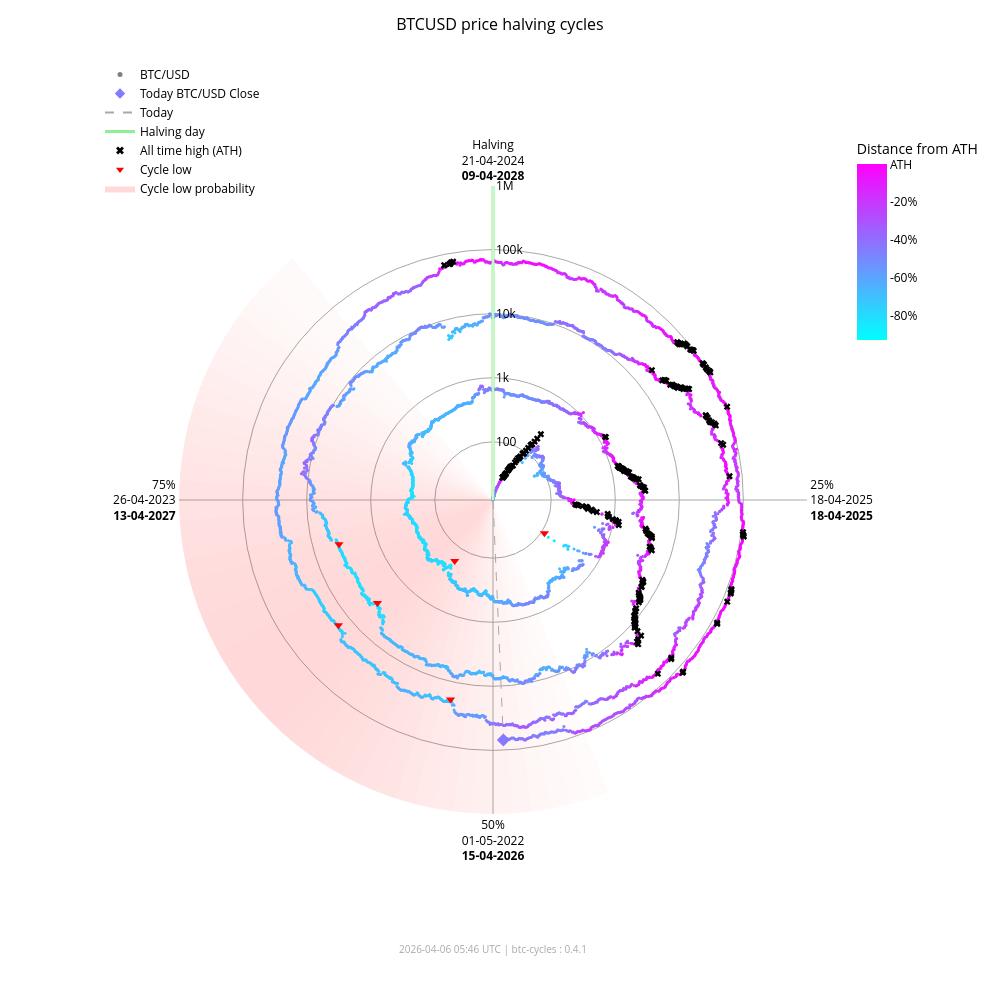

The cell this chart's notebook holds for it:
### Markdown cell above
### Interactive chart (plotly)

### Code cell
fig_interactive = btc.plot(
    kind="interactive",
    from_date="2012-11-28",
)
# plotly config for interactivity
config = {"scrollZoom": True, "displayModeBar": True}
# display in notebook
fig_interactive.show(config=config)

### Figure 1 — Plotly figure (JSON) as saved in the notebook; plotly's stock layout.template omitted (floating-point values rounded to 4 significant figures; data arrays with more than 128 entries replaced by an {"elided": "..."} marker saying what was removed)
{"data": [{"fill": "toself", "fillcolor": "rgba(255,0,0,0.017168280509461755)", "hoverinfo": "skip", "line": {"width": 0}, "mode": "lines", "r": [12.35, 1000000, 1000000, 12.35, 12.35], "showlegend": false, "theta": [158.4, 158.4, 162.0, 162.0, 158.4], "type": "scatterpolar"}, {"fill": "toself", "fillcolor": "rgba(255,0,0,0.022114794501891175)", "hoverinfo": "skip", "line": {"width": 0}, "mode": "lines", "r": [12.35, 1000000, 1000000, 12.35, 12.35], "showlegend": false, "theta": [162.0, 162.0, 165.6, 165.6, 162.0], "type": "scatterpolar"}, {"fill": "toself", "fillcolor": "rgba(255,0,0,0.02790404259511669)", "hoverinfo": "skip", "line": {"width": 0}, "mode": "lines", "r": [12.35, 1000000, 1000000, 12.35, 12.35], "showlegend": false, "theta": [165.6, 165.6, 169.2, 169.2, 165.6], "type": "scatterpolar"}, {"fill": "toself", "fillcolor": "rgba(255,0,0,0.034518294852420334)", "hoverinfo": "skip", "line": {"width": 0}, "mode": "lines", "r": [12.35, 1000000, 1000000, 12.35, 12.35], "showlegend": false, "theta": [169.2, 169.2, 172.8, 172.8, 169.2], "type": "scatterpolar"}, {"fill": "toself", "fillcolor": "rgba(255,0,0,0.041901979682821514)", "hoverinfo": "skip", "line": {"width": 0}, "mode": "lines", "r": [12.35, 1000000, 1000000, 12.35, 12.35], "showlegend": false, "theta": [172.8, 172.8, 176.4, 176.4, 172.8], "type": "scatterpolar"}, {"fill": "toself", "fillcolor": "rgba(255,0,0,0.04996405861294358)", "hoverinfo": "skip", "line": {"width": 0}, "mode": "lines", "r": [12.35, 1000000, 1000000, 12.35, 12.35], "showlegend": false, "theta": [176.4, 176.4, 180.0, 180.0, 176.4], "type": "scatterpolar"}, {"fill": "toself", "fillcolor": "rgba(255,0,0,0.05858349692240514)", "hoverinfo": "skip", "line": {"width": 0}, "mode": "lines", "r": [12.35, 1000000, 1000000, 12.35, 12.35], "showlegend": false, "theta": [180.0, 180.0, 183.6, 183.6, 180.0], "type": "scatterpolar"}, {"fill": "toself", "fillcolor": "rgba(255,0,0,0.06761662035375064)", "hoverinfo": "skip", "line": {"width": 0}, "mode": "lines", "r": [12.35, 1000000, 1000000, 12.35, 12.35], "showlegend": false, "theta": [183.6, 183.6, 187.2, 187.2, 183.6], "type": "scatterpolar"}, {"fill": "toself", "fillcolor": "rgba(255,0,0,0.07690481219944661)", "hoverinfo": "skip", "line": {"width": 0}, "mode": "lines", "r": [12.35, 1000000, 1000000, 12.35, 12.35], "showlegend": false, "theta": [187.2, 187.2, 190.8, 190.8, 187.2], "type": "scatterpolar"}, {"fill": "toself", "fillcolor": "rgba(255,0,0,0.08628112000611096)", "hoverinfo": "skip", "line": {"width": 0}, "mode": "lines", "r": [12.35, 1000000, 1000000, 12.35, 12.35], "showlegend": false, "theta": [190.8, 190.8, 194.4, 194.4, 190.8], "type": "scatterpolar"}, {"fill": "toself", "fillcolor": "rgba(255,0,0,0.09557490841018089)", "hoverinfo": "skip", "line": {"width": 0}, "mode": "lines", "r": [12.35, 1000000, 1000000, 12.35, 12.35], "showlegend": false, "theta": [194.4, 194.4, 198.0, 198.0, 194.4], "type": "scatterpolar"}, {"fill": "toself", "fillcolor": "rgba(255,0,0,0.10461455782963762)", "hoverinfo": "skip", "line": {"width": 0}, "mode": "lines", "r": [12.35, 1000000, 1000000, 12.35, 12.35], "showlegend": false, "theta": [198.0, 198.0, 201.6, 201.6, 198.0], "type": "scatterpolar"}, {"fill": "toself", "fillcolor": "rgba(255,0,0,0.11322908719652829)", "hoverinfo": "skip", "line": {"width": 0}, "mode": "lines", "r": [12.35, 1000000, 1000000, 12.35, 12.35], "showlegend": false, "theta": [201.6, 201.6, 205.2, 205.2, 201.6], "type": "scatterpolar"}, {"fill": "toself", "fillcolor": "rgba(255,0,0,0.12125015337052986)", "hoverinfo": "skip", "line": {"width": 0}, "mode": "lines", "r": [12.35, 1000000, 1000000, 12.35, 12.35], "showlegend": false, "theta": [205.2, 205.2, 208.8, 208.8, 205.2], "type": "scatterpolar"}, {"fill": "toself", "fillcolor": "rgba(255,0,0,0.12851590515331976)", "hoverinfo": "skip", "line": {"width": 0}, "mode": "lines", "r": [12.35, 1000000, 1000000, 12.35, 12.35], "showlegend": false, "theta": [208.8, 208.8, 212.4, 212.4, 208.8], "type": "scatterpolar"}, {"fill": "toself", "fillcolor": "rgba(255,0,0,0.13487757461161184)", "hoverinfo": "skip", "line": {"width": 0}, "mode": "lines", "r": [12.35, 1000000, 1000000, 12.35, 12.35], "showlegend": false, "theta": [212.4, 212.4, 216.0, 216.0, 212.4], "type": "scatterpolar"}, {"fill": "toself", "fillcolor": "rgba(255,0,0,0.14020862181849592)", "hoverinfo": "skip", "line": {"width": 0}, "mode": "lines", "r": [12.35, 1000000, 1000000, 12.35, 12.35], "showlegend": false, "theta": [216.0, 216.0, 219.6, 219.6, 216.0], "type": "scatterpolar"}, {"fill": "toself", "fillcolor": "rgba(255,0,0,0.14441504950654527)", "hoverinfo": "skip", "line": {"width": 0}, "mode": "lines", "r": [12.35, 1000000, 1000000, 12.35, 12.35], "showlegend": false, "theta": [219.6, 219.6, 223.2, 223.2, 219.6], "type": "scatterpolar"}, {"fill": "toself", "fillcolor": "rgba(255,0,0,0.14744459351271713)", "hoverinfo": "skip", "line": {"width": 0}, "mode": "lines", "r": [12.35, 1000000, 1000000, 12.35, 12.35], "showlegend": false, "theta": [223.2, 223.2, 226.8, 226.8, 223.2], "type": "scatterpolar"}, {"fill": "toself", "fillcolor": "rgba(255,0,0,0.14929223192296423)", "hoverinfo": "skip", "line": {"width": 0}, "mode": "lines", "r": [12.35, 1000000, 1000000, 12.35, 12.35], "showlegend": false, "theta": [226.8, 226.8, 230.4, 230.4, 226.8], "type": "scatterpolar"}, {"fill": "toself", "fillcolor": "rgba(255,0,0,0.15)", "hoverinfo": "skip", "line": {"width": 0}, "mode": "lines", "r": [12.35, 1000000, 1000000, 12.35, 12.35], "showlegend": false, "theta": [230.4, 230.4, 234.0, 234.0, 230.4], "type": "scatterpolar"}, {"fill": "toself", "fillcolor": "rgba(255,0,0,0.14965033825231114)", "hoverinfo": "skip", "line": {"width": 0}, "mode": "lines", "r": [12.35, 1000000, 1000000, 12.35, 12.35], "showlegend": false, "theta": [234.0, 234.0, 237.6, 237.6, 234.0], "type": "scatterpolar"}, {"fill": "toself", "fillcolor": "rgba(255,0,0,0.14835378057909807)", "hoverinfo": "skip", "line": {"width": 0}, "mode": "lines", "r": [12.35, 1000000, 1000000, 12.35, 12.35], "showlegend": false, "theta": [237.6, 237.6, 241.2, 241.2, 237.6], "type": "scatterpolar"}, {"fill": "toself", "fillcolor": "rgba(255,0,0,0.14623322283554635)", "hoverinfo": "skip", "line": {"width": 0}, "mode": "lines", "r": [12.35, 1000000, 1000000, 12.35, 12.35], "showlegend": false, "theta": [241.2, 241.2, 244.8, 244.8, 241.2], "type": "scatterpolar"}, {"fill": "toself", "fillcolor": "rgba(255,0,0,0.1434078538226231)", "hoverinfo": "skip", "line": {"width": 0}, "mode": "lines", "r": [12.35, 1000000, 1000000, 12.35, 12.35], "showlegend": false, "theta": [244.8, 244.8, 248.4, 248.4, 244.8], "type": "scatterpolar"}, {"fill": "toself", "fillcolor": "rgba(255,0,0,0.13997983179373427)", "hoverinfo": "skip", "line": {"width": 0}, "mode": "lines", "r": [12.35, 1000000, 1000000, 12.35, 12.35], "showlegend": false, "theta": [248.4, 248.4, 252.0, 252.0, 248.4], "type": "scatterpolar"}, {"fill": "toself", "fillcolor": "rgba(255,0,0,0.13602598258454268)", "hoverinfo": "skip", "line": {"width": 0}, "mode": "lines", "r": [12.35, 1000000, 1000000, 12.35, 12.35], "showlegend": false, "theta": [252.0, 252.0, 255.6, 255.6, 252.0], "type": "scatterpolar"}, {"fill": "toself", "fillcolor": "rgba(255,0,0,0.13159547355344953)", "hoverinfo": "skip", "line": {"width": 0}, "mode": "lines", "r": [12.35, 1000000, 1000000, 12.35, 12.35], "showlegend": false, "theta": [255.6, 255.6, 259.2, 259.2, 255.6], "type": "scatterpolar"}, {"fill": "toself", "fillcolor": "rgba(255,0,0,0.12671301775492697)", "hoverinfo": "skip", "line": {"width": 0}, "mode": "lines", "r": [12.35, 1000000, 1000000, 12.35, 12.35], "showlegend": false, "theta": [259.2, 259.2, 262.8, 262.8, 259.2], "type": "scatterpolar"}, {"fill": "toself", "fillcolor": "rgba(255,0,0,0.12138610149219965)", "hoverinfo": "skip", "line": {"width": 0}, "mode": "lines", "r": [12.35, 1000000, 1000000, 12.35, 12.35], "showlegend": false, "theta": [262.8, 262.8, 266.4, 266.4, 262.8], "type": "scatterpolar"}, {"fill": "toself", "fillcolor": "rgba(255,0,0,0.1156142551644921)", "hoverinfo": "skip", "line": {"width": 0}, "mode": "lines", "r": [12.35, 1000000, 1000000, 12.35, 12.35], "showlegend": false, "theta": [266.4, 266.4, 270.0, 270.0, 266.4], "type": "scatterpolar"}, {"fill": "toself", "fillcolor": "rgba(255,0,0,0.10939851441251548)", "hoverinfo": "skip", "line": {"width": 0}, "mode": "lines", "r": [12.35, 1000000, 1000000, 12.35, 12.35], "showlegend": false, "theta": [270.0, 270.0, 273.6, 273.6, 270.0], "type": "scatterpolar"}, {"fill": "toself", "fillcolor": "rgba(255,0,0,0.10274974912946185)", "hoverinfo": "skip", "line": {"width": 0}, "mode": "lines", "r": [12.35, 1000000, 1000000, 12.35, 12.35], "showlegend": false, "theta": [273.6, 273.6, 277.2, 277.2, 273.6], "type": "scatterpolar"}, {"fill": "toself", "fillcolor": "rgba(255,0,0,0.09569517349791425)", "hoverinfo": "skip", "line": {"width": 0}, "mode": "lines", "r": [12.35, 1000000, 1000000, 12.35, 12.35], "showlegend": false, "theta": [277.2, 277.2, 280.8, 280.8, 277.2], "type": "scatterpolar"}, {"fill": "toself", "fillcolor": "rgba(255,0,0,0.08828282625646727)", "hoverinfo": "skip", "line": {"width": 0}, "mode": "lines", "r": [12.35, 1000000, 1000000, 12.35, 12.35], "showlegend": false, "theta": [280.8, 280.8, 284.4, 284.4, 280.8], "type": "scatterpolar"}, {"fill": "toself", "fillcolor": "rgba(255,0,0,0.08058400018765345)", "hoverinfo": "skip", "line": {"width": 0}, "mode": "lines", "r": [12.35, 1000000, 1000000, 12.35, 12.35], "showlegend": false, "theta": [284.4, 284.4, 288.0, 288.0, 284.4], "type": "scatterpolar"}, {"fill": "toself", "fillcolor": "rgba(255,0,0,0.07269354608292704)", "hoverinfo": "skip", "line": {"width": 0}, "mode": "lines", "r": [12.35, 1000000, 1000000, 12.35, 12.35], "showlegend": false, "theta": [288.0, 288.0, 291.6, 291.6, 288.0], "type": "scatterpolar"}, {"fill": "toself", "fillcolor": "rgba(255,0,0,0.06472784449068783)", "hoverinfo": "skip", "line": {"width": 0}, "mode": "lines", "r": [12.35, 1000000, 1000000, 12.35, 12.35], "showlegend": false, "theta": [291.6, 291.6, 295.2, 295.2, 291.6], "type": "scatterpolar"}, {"fill": "toself", "fillcolor": "rgba(255,0,0,0.05682021976743955)", "hoverinfo": "skip", "line": {"width": 0}, "mode": "lines", "r": [12.35, 1000000, 1000000, 12.35, 12.35], "showlegend": false, "theta": [295.2, 295.2, 298.8, 298.8, 295.2], "type": "scatterpolar"}, {"fill": "toself", "fillcolor": "rgba(255,0,0,0.04911378436707333)", "hoverinfo": "skip", "line": {"width": 0}, "mode": "lines", "r": [12.35, 1000000, 1000000, 12.35, 12.35], "showlegend": false, "theta": [298.8, 298.8, 302.4, 302.4, 298.8], "type": "scatterpolar"}, {"fill": "toself", "fillcolor": "rgba(255,0,0,0.04175213714896469)", "hoverinfo": "skip", "line": {"width": 0}, "mode": "lines", "r": [12.35, 1000000, 1000000, 12.35, 12.35], "showlegend": false, "theta": [302.4, 302.4, 306.0, 306.0, 302.4], "type": "scatterpolar"}, {"fill": "toself", "fillcolor": "rgba(255,0,0,0.034868865657538876)", "hoverinfo": "skip", "line": {"width": 0}, "mode": "lines", "r": [12.35, 1000000, 1000000, 12.35, 12.35], "showlegend": false, "theta": [306.0, 306.0, 309.6, 309.6, 306.0], "type": "scatterpolar"}, {"fill": "toself", "fillcolor": "rgba(255,0,0,0.02857722515334582)", "hoverinfo": "skip", "line": {"width": 0}, "mode": "lines", "r": [12.35, 1000000, 1000000, 12.35, 12.35], "showlegend": false, "theta": [309.6, 309.6, 313.2, 313.2, 309.6], "type": "scatterpolar"}, {"fill": "toself", "fillcolor": "rgba(255,0,0,0.022961515313555197)", "hoverinfo": "skip", "line": {"width": 0}, "mode": "lines", "r": [12.35, 1000000, 1000000, 12.35, 12.35], "showlegend": false, "theta": [313.2, 313.2, 316.8, 316.8, 313.2], "type": "scatterpolar"}, {"fill": "toself", "fillcolor": "rgba(255,0,0,0.01807146942917362)", "hoverinfo": "skip", "line": {"width": 0}, "mode": "lines", "r": [12.35, 1000000, 1000000, 12.35, 12.35], "showlegend": false, "theta": [316.8, 316.8, 320.4, 320.4, 316.8], "type": "scatterpolar"}, {"hoverinfo": "text", "marker": {"color": {"elided": "4878 str values"}, "size": 3}, "mode": "markers", "r": {"elided": "4878 float values"}, "showlegend": false, "text": {"elided": "4878 str values"}, "theta": {"elided": "4878 float values"}, "type": "scatterpolar"}, {"hoverinfo": "skip", "line": {"color": "lightgreen", "width": 3}, "mode": "lines", "r": [12.35, 1000000], "showlegend": false, "theta": [0, 0], "type": "scatterpolar"}, {"hoverinfo": "skip", "line": {"color": "darkgrey", "dash": "dash", "width": 1}, "mode": "lines", "r": [12.35, 69210.0], "showlegend": false, "theta": [177.5, 177.5], "type": "scatterpolar"}, {"hoverinfo": "text", "marker": {"color": "#857aff", "size": 10, "symbol": "diamond"}, "mode": "markers", "r": [69210.0], "showlegend": false, "text": ["Today<br>Date: 2026-04-06<br>Price: $69,210.47"], "theta": [177.5], "type": "scatterpolar"}, {"hoverinfo": "text", "marker": {"color": "black", "size": 6, "symbol": "x"}, "mode": "markers", "r": {"elided": "195 float values"}, "showlegend": false, "text": {"elided": "195 str values"}, "theta": {"elided": "195 float values"}, "type": "scatterpolar"}, {"hoverinfo": "text", "marker": {"color": "red", "size": 8, "symbol": "triangle-down"}, "mode": "markers", "r": [111.6, 164.9, 3233.0, 3925.0, 18950.0, 15760.0], "showlegend": false, "text": ["Cycle Low<br>Date: 2014-02-21<br>Price: $111.56<br>ATH distance: -91.0%", "Cycle Low<br>Date: 2015-01-14<br>Price: $164.92<br>ATH distance: -86.7%", "Cycle Low<br>Date: 2018-12-15<br>Price: $3,232.51<br>ATH distance: -83.3%", "Cycle Low<br>Date: 2019-03-25<br>Price: $3,924.55<br>ATH distance: -79.7%", "Cycle Low<br>Date: 2022-06-18<br>Price: $18,954.25<br>ATH distance: -71.9%", "Cycle Low<br>Date: 2022-11-21<br>Price: $15,760.19<br>ATH distance: -76.7%"], "theta": [122.8, 212.1, 228.3, 254.0, 192.0, 231.0], "type": "scatterpolar"}, {"marker": {"color": "grey", "size": 5}, "mode": "markers", "name": "BTC/USD", "r": [null], "theta": [null], "type": "scatterpolar"}, {"marker": {"color": "#857aff", "size": 8, "symbol": "diamond"}, "mode": "markers", "name": "Today BTC/USD Close", "r": [null], "theta": [null], "type": "scatterpolar"}, {"line": {"color": "darkgrey", "dash": "dash"}, "mode": "lines", "name": "Today", "r": [null], "theta": [null], "type": "scatterpolar"}, {"line": {"color": "lightgreen", "width": 3}, "mode": "lines", "name": "Halving day", "r": [null], "theta": [null], "type": "scatterpolar"}, {"marker": {"color": "black", "size": 7, "symbol": "x"}, "mode": "markers", "name": "All time high (ATH)", "r": [null], "theta": [null], "type": "scatterpolar"}, {"marker": {"color": "red", "size": 7, "symbol": "triangle-down"}, "mode": "markers", "name": "Cycle low", "r": [null], "theta": [null], "type": "scatterpolar"}, {"fill": "toself", "fillcolor": "rgba(255,0,0,0.15)", "line": {"width": 0}, "mode": "lines", "name": "Cycle low probability", "r": [null], "theta": [null], "type": "scatterpolar"}, {"hoverinfo": "skip", "marker": {"cmax": 0, "cmin": -0.9307, "color": [0], "colorbar": {"len": 0.25, "ticktext": ["ATH", "-20%", "-40%", "-60%", "-80%", "-100%"], "tickvals": [0, -0.2, -0.4, -0.6, -0.8, -1.0], "title": {"text": "Distance from ATH"}, "x": 0.95, "y": 0.92, "yanchor": "top"}, "colorscale": {"elided": "256x2 mixed values"}, "showscale": true, "size": 0}, "mode": "markers", "r": [null], "showlegend": false, "theta": [null], "type": "scatterpolar"}], "layout": {"annotations": [{"font": {"color": "darkgrey", "size": 10}, "showarrow": false, "text": "2026-04-06 05:46 UTC | btc-cycles : 0.4.1", "x": 0.5, "xref": "paper", "y": -0.02, "yref": "paper"}], "font": {"color": "black"}, "height": 1000, "legend": {"bgcolor": "rgba(0,0,0,0)", "font": {"color": "black"}, "x": 0.0, "y": 1.0}, "margin": {"b": 60, "l": 100, "r": 80, "t": 60}, "paper_bgcolor": "white", "plot_bgcolor": "white", "polar": {"angularaxis": {"color": "black", "direction": "clockwise", "gridcolor": "darkgrey", "rotation": 90, "ticktext": ["Halving<br>21-04-2024<br><b>09-04-2028</b>", "25%<br>18-04-2025<br><b>18-04-2025</b>", "50%<br>01-05-2022<br><b>15-04-2026</b>", "75%<br>26-04-2023<br><b>13-04-2027</b>"], "tickvals": [0, 90, 180, 270]}, "bgcolor": "white", "domain": {"x": [0.1, 0.9], "y": [0.05, 0.95]}, "radialaxis": {"angle": 90, "color": "black", "gridcolor": "darkgrey", "range": [1.092, 6.0], "tickangle": 90, "ticktext": ["100", "1k", "10k", "100k", "1M"], "tickvals": [100, 1000, 10000, 100000, 1000000], "type": "log"}}, "title": {"font": {"color": "black", "size": 16}, "text": "BTCUSD price halving cycles", "x": 0.5}, "width": 1000}}
